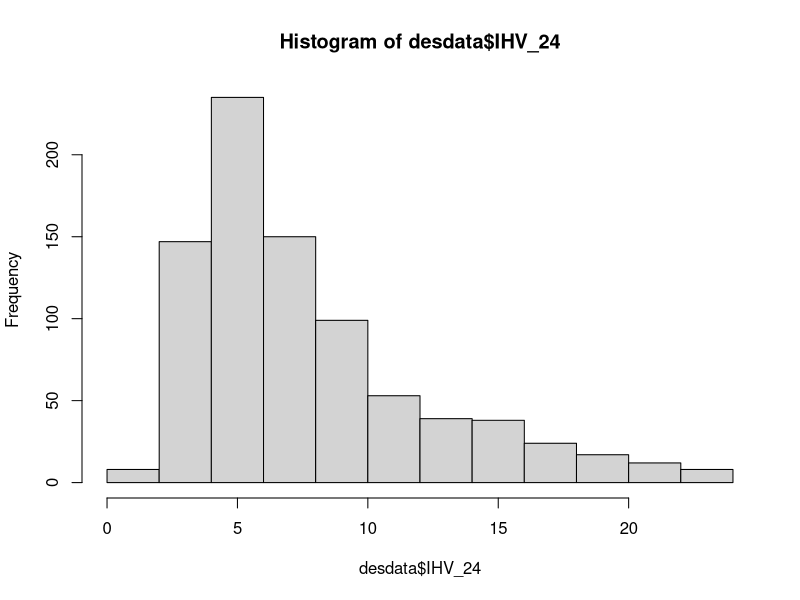
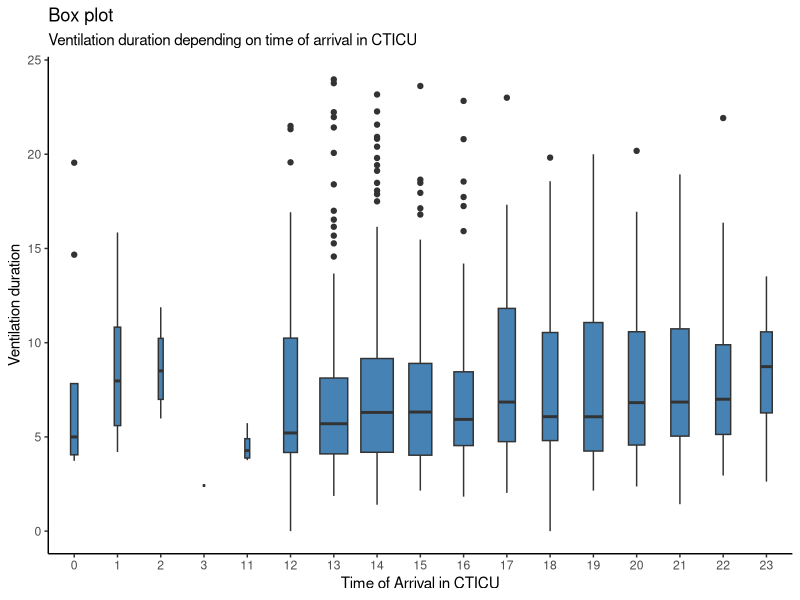
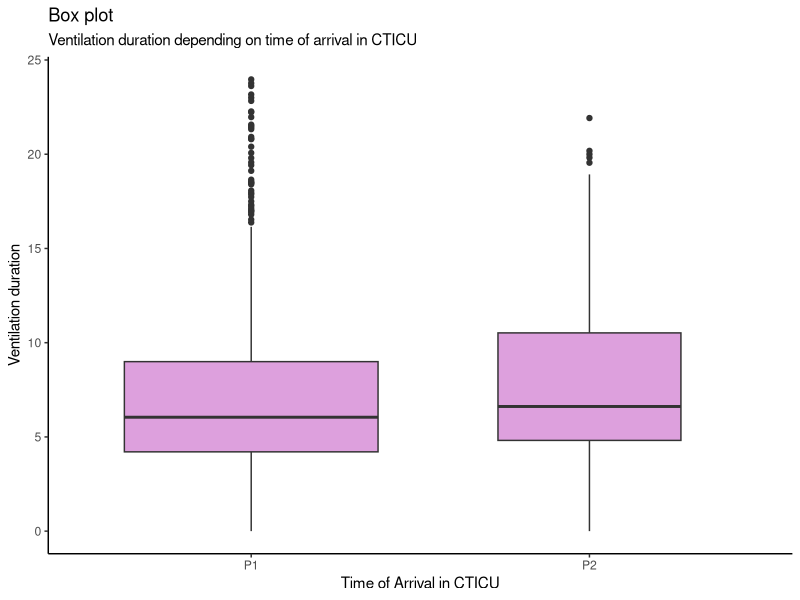
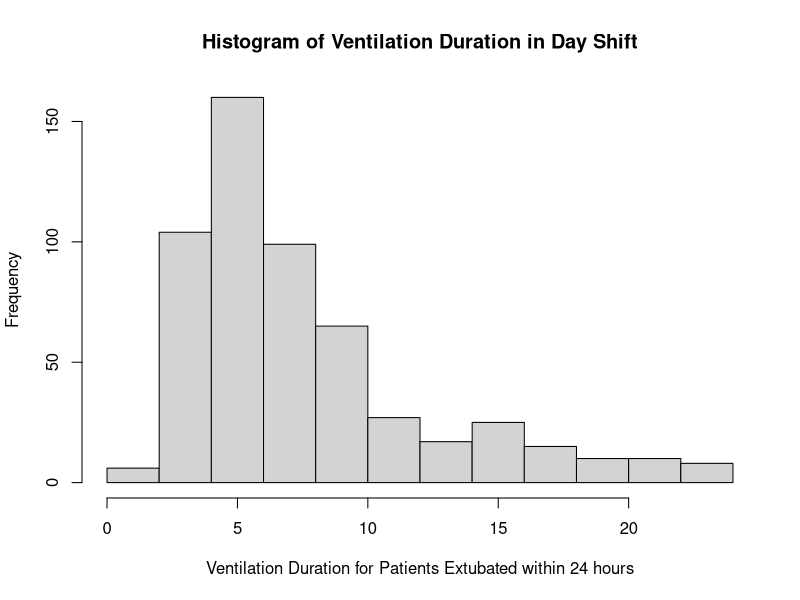
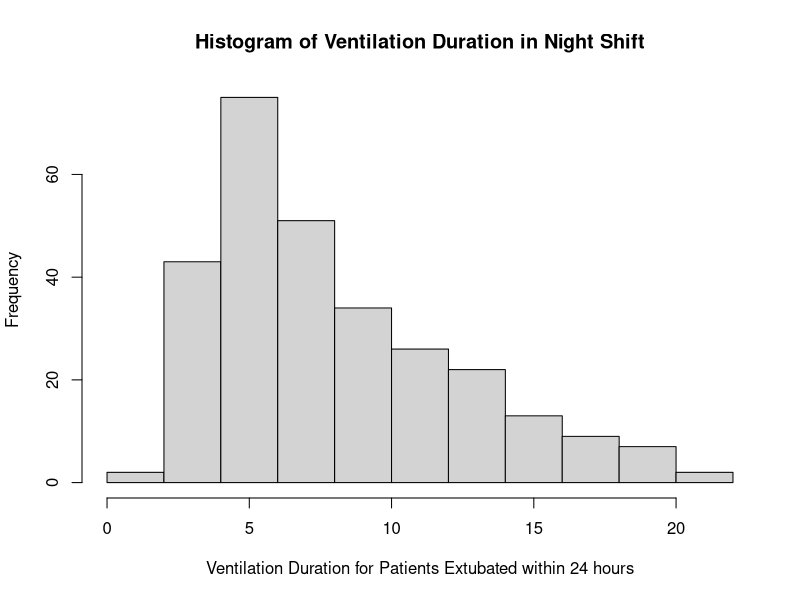
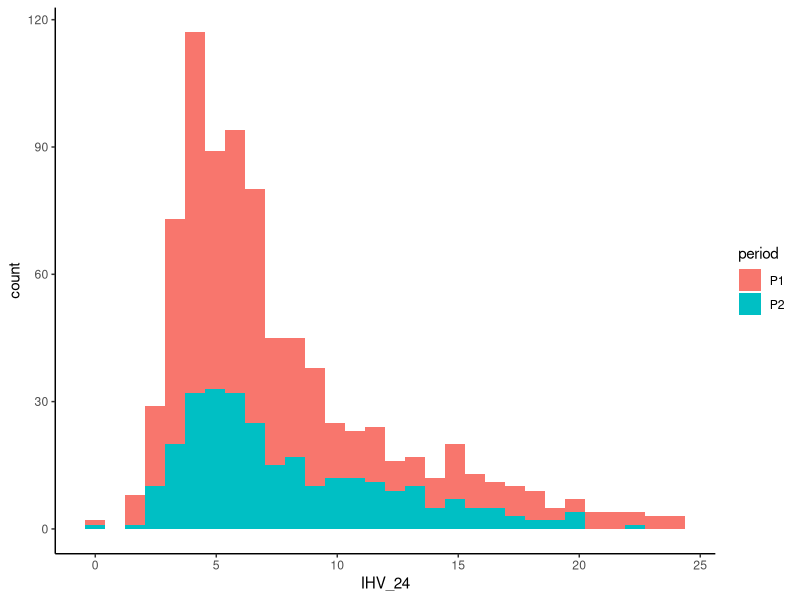
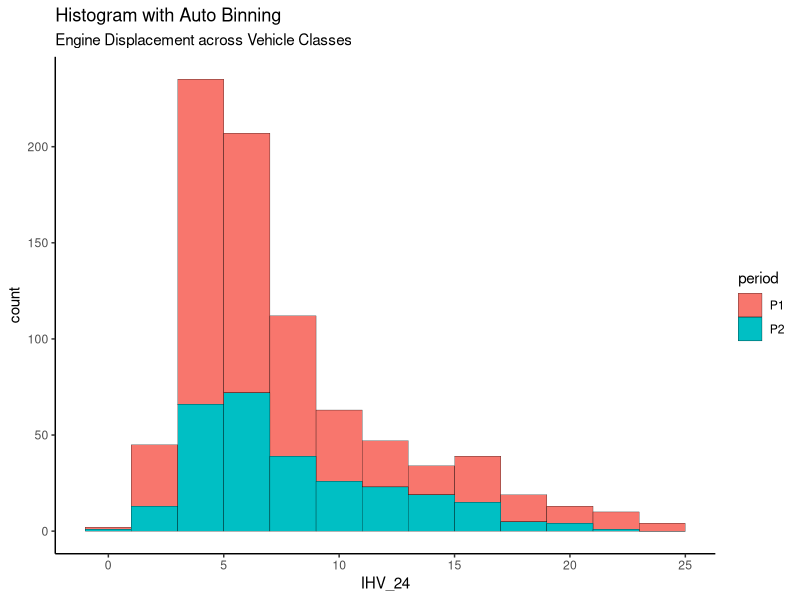
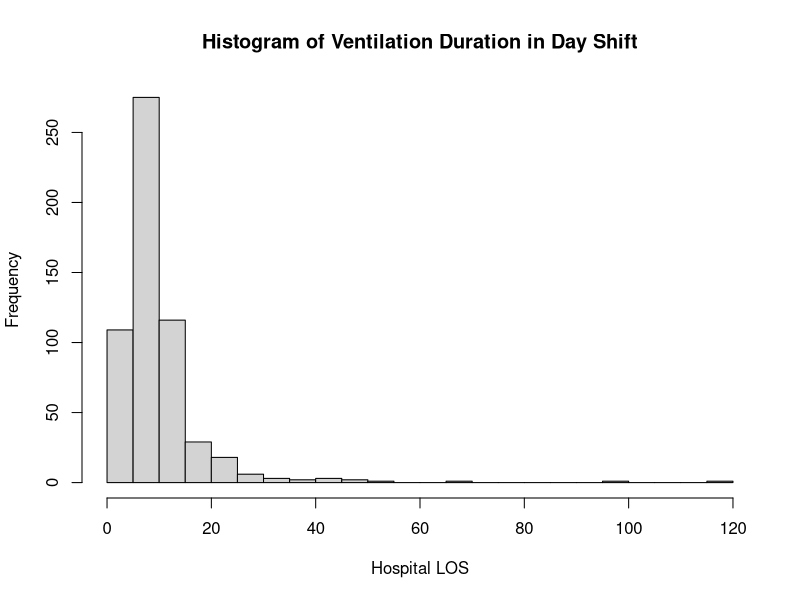

The R source for these figures, in order:
## ---- chunk 1
library(tidyverse)
library(readxl)
## ---- chunk 2
olddata <- read_excel("data/Master worksheet CTICU extubation times .xls", 
    sheet = "Master data", col_types = c("numeric", 
        "numeric", "text", "date", "date", 
        "date", "date", "text", "text", "numeric", 
        "numeric", "numeric", "numeric", 
        "text", "text", "text", "text", "text", 
        "text", "text", "text", "numeric", 
        "numeric", "numeric", "text", "text", 
        "text", "text", "text", "text", "text", 
        "text", "text", "text", "text", "text", 
        "numeric", "text", "numeric", "text", 
        "numeric", "numeric", "text", "text", 
        "text", "text", "date", "date", 
        "date", "date", "date", 
        "text", "numeric", "text", "numeric", 
        "numeric", "text", "numeric", "text", 
        "text", "numeric", "numeric", "text", 
        "text", "text", "text", "text", "numeric", 
        "numeric", "numeric", "numeric", 
        "numeric", "numeric", "numeric"))
## ---- chunk 3

rawdata <-  read_excel("data/new master data file 3 14 2019.xlsx", 
    col_types = c("text", "text", "date", 
        "date", "date", "numeric", "text", 
        "text", "numeric", "numeric", "numeric", 
        "numeric", "text", "text", "text", 
        "text", "text", "text", "text", "text", 
        "numeric", "numeric", "numeric", 
        "text", "text", "text", "text", "text", 
        "text", "text", "text", "text", "text", 
        "text", "text", "numeric", "text", 
        "numeric", "text", "numeric", "numeric", 
        "text", "text", "text", "text", "text", 
        "numeric", "text", "numeric", "date", 
        "date", "date", "date", 
        "date", "text", "numeric", "text", 
        "numeric", "numeric", "text", "numeric", 
        "text", "text", "numeric", "numeric", 
        "text", "text", "text", "text", "text", 
        "numeric", "numeric", "numeric", 
        "numeric", "numeric", "numeric", 
        "numeric", "text", "numeric", "numeric", 
        "numeric", "numeric", "numeric", 
        "numeric", "numeric", "text", "numeric"))


## ---- chunk 4
desdata <- rawdata %>% 
  separate("Surgery duration", into = c("Sdate", "Stime"), sep= " ") %>%
  separate("OR Exit Date And Time", into = c("OREdate", "OREtime"), sep= " ") %>%
  separate("OREtime", into = c("OREhour", "OREmin","OREsec"), sep= ":") %>%
  separate("Stime", into = c("Shour","Smin","Ssec"), sep= ":") %>% 
  mutate (Shour=as.numeric(Shour), Smin=as.numeric(Smin), Stime = Shour+ (Smin/60),
          OREhour = as.numeric(OREhour) ,
          period = ifelse (OREhour <18 & OREhour >=7,  "P1", "P2"),
          Ethnicity = NA,
          Reintub = coalesce(`Re-intubated During Hospital Stay`, `Postop Intubation/Reintubation During Hospital Stay`),
          Mor_disc = coalesce(`Mort-DC Status`,`Discharge / Mortality Status`)
          
          ) %>%

  rename(age = "Patient Age", 
         sex = "Sex", 
         BMI = "BMI", 
         PMM = "Predicted Morbidity or Mortality", 
         PRM = "Predicted Risk of Mortality", 
         PPV = "Predicted Prolonged Ventilation", 
         Reop = "Incidence",
         Urgent = "Status",
         Sug_Dur = "Stime",
         Pri_MI = "Prior MI",
         HF_w2w = "Heart Failure within 2 weeks",
         NYHA = "Classification-NYHA",
         smoker = "RF-Tobacco Use",
         lung = "RF-Chronic Lung Disease",
         PFT = "RF-Pulmonary Function Test",
         FEV = "RF-Forced Expiratory Volume Predicted",
         DLCOT = "DLCO Test Performed",
         DLCO = "DLCO Predicted",
         RFD = "RF-Renal Fail-Dialysis",
         PAD = "RF-Peripheral Arterial Disease",
         #Main outcome
         IHV = "Initial Hours Ventilated",
         #Secondary outcome
         Post_pneu = "Post-Op-Pulm-Pneumonia", 
         Post_throm = "Post-Op-Venous Thromboembolism-VTE",
         Post_stroke = "Post-Op-Neuro-Stroke Perm"  ,
         Re_ICU = "Readmission to ICU" ,
         Hos_LOS = "LOS-Admit-Discharge" , 
         ICU_LOS = "Total Hrs ICU",
         #Post-operative blood product transfusion 
         POBPT = "Blood Prod" ,                                        
         #Total blood transfusion units
         TBU = "Total units (all blood products)",      
         XCT = "Cross Clamp Time (min)",                             
         CPBT = "Cardiopulmonary Bypass Time"                        
         ) %>% 
  select(age,
       sex,
       Ethnicity,
       BMI, 
       PMM , 
       PRM , 
       PPV,
       Reop ,
       Urgent ,
       Sug_Dur ,
       Pri_MI ,
       HF_w2w ,
       NYHA ,
       smoker,
       lung,
       PFT,
       FEV,
       DLCOT ,
       DLCO,
       RFD ,
       PAD,
       OREhour,
       IHV,
       period,
       # secondary outcome
       Reintub, 
       Post_pneu, 
       Post_throm ,
       Post_stroke ,
       Re_ICU , 
       Hos_LOS, 
       ICU_LOS, 
       Mor_disc,
       # new variables added by new dataset 
       POBPT,
       TBU,
       XCT,
       CPBT
       ) %>% 
  mutate(IHV_24 = IHV)

        


# combine ethnicity

desdata$Ethnicity[rawdata$`Race - White` == "Yes"] = "White"
desdata$Ethnicity[rawdata$`Race - Black / African American` == "Yes"] = "Black"
desdata$Ethnicity[rawdata$`Race - Asian` == "Yes"] = "Asian"
desdata$Ethnicity[rawdata$`Race - American Indian / Alaskan Native` == "Yes"] = "American Indian"
desdata$Ethnicity[rawdata$`Race - Native Hawaiian / Pacific Islander` == "Yes"] = "Hawaiian"
desdata$Ethnicity[rawdata$`Race - Other` == "Yes"] = "Other"
desdata$Ethnicity[rawdata$`Race Documented` == "No"] = "No document"
## ---- chunk 5
desdata <- desdata %>% mutate( IHV_24 = IHV)
desdata$IHV_24[desdata$IHV>24] = NA 

glmdata <- desdata

glmdata$Ethnicity[glmdata$Ethnicity == "No document"] <- NA
glmdata$Ethnicity <- as.factor(glmdata$Ethnicity) %>%
  relevel(glmdata$Ethnicity, ref="White")

glmdata <- glmdata %>% 
  mutate(Reop = ifelse(Reop == "First cardiovascular surgery", "Yes", "No"))

glmdata$Pri_MI[glmdata$Pri_MI == "Unknown"] <- NA

glmdata$smoker <- "Yes"
glmdata$smoker[desdata$smoker == "Smoking status unknown"] <- NA
glmdata$smoker[desdata$smoker == "Never smoker"] <- "No"

glmdata$HF_w2w[desdata$HF_w2w == "Unknown"] <- NA
glmdata$lung <- "Yes"
glmdata$lung[desdata$lung == "No"] <- "No"
glmdata$lung[desdata$lung == "Unknown"] <- NA
glmdata$PFT[desdata$PFT == "Unknown"] <- NA
glmdata$RFD[desdata$RFD == "Unknown"] <- NA
## ---- chunk 6
names(rawdata)
names(olddata)
names(desdata)
## ---- chunk 7
#desdata$sex[desdata$sex == "Not documented"] <- NA
length(desdata$sex)
sum(is.na(desdata$sex))
sum(is.na(desdata$sex)) / length(desdata$sex)
table(desdata$sex)

#table(desdata$sex) / length(desdata$sex)
paste(round(100*(table(desdata$sex) / 861), 2), "%", sep="")

length(desdata$sex[desdata$period == "P1"])
length(desdata$sex[desdata$period == "P2"])

sum(is.na(desdata$sex[desdata$period == "P1"]))
sum(is.na(desdata$sex[desdata$period == "P2"]))

table(desdata$sex[desdata$period == "P1"]) 
table(desdata$sex[desdata$period == "P2"]) 

#table(desdata$sex[desdata$period == "P1"]) / length(desdata$sex[desdata$period == "P1"])
paste(round(100*(table(desdata$sex[desdata$period == "P1"]) / length(desdata$sex[desdata$period == "P1"])), 2), "%", sep="")

#table(desdata$sex[desdata$period == "P2"]) / length(desdata$sex[desdata$period == "P2"])
paste(round(100*(table(desdata$sex[desdata$period == "P2"]) / length(desdata$sex[desdata$period == "P2"])), 2), "%", sep="")
chisq.test(desdata$sex,desdata$period, correct = FALSE)

## ---- chunk 8
glmdata$Ethnicity[glmdata$Ethnicity == "No document"] <- NA
glmdata$Ethnicity <- as.factor(glmdata$Ethnicity) %>%
  relevel(glmdata$Ethnicity, ref="White")

length(glmdata$Ethnicity)
sum(is.na(glmdata$Ethnicity))
sum(is.na(glmdata$Ethnicity)) / length(glmdata$Ethnicity)
table(glmdata$Ethnicity)

#table(glmdata$Ethnicity) / length(glmdata$Ethnicity)
paste(round(100*(table(glmdata$Ethnicity) / 861), 2), "%", sep="")

length(glmdata$Ethnicity[glmdata$period == "P1"])
length(glmdata$Ethnicity[glmdata$period == "P2"])

sum(is.na(glmdata$Ethnicity[glmdata$period == "P1"]))
sum(is.na(glmdata$Ethnicity[glmdata$period == "P2"]))

table(glmdata$Ethnicity[glmdata$period == "P1"]) 
table(glmdata$Ethnicity[glmdata$period == "P2"]) 

#table(glmdata$Ethnicity[glmdata$period == "P1"]) / length(glmdata$Ethnicity[glmdata$period == "P1"])
paste(round(100*(table(glmdata$Ethnicity[glmdata$period == "P1"]) / length(glmdata$Ethnicity[glmdata$period == "P1"])), 2), "%", sep="")

#table(glmdata$Ethnicity[glmdata$period == "P2"]) / length(glmdata$Ethnicity[glmdata$period == "P2"])
paste(round(100*(table(glmdata$Ethnicity[glmdata$period == "P2"]) / length(glmdata$Ethnicity[glmdata$period == "P2"])), 2), "%", sep="")


chisq.test(glmdata$Ethnicity,glmdata$period, correct = FALSE)
## ---- chunk 9


length(glmdata$Reop)
sum(is.na(glmdata$Reop))
sum(is.na(glmdata$Reop)) / length(glmdata$Reop)
table(glmdata$Reop)

#table(glmdata$Reop) / length(glmdata$Reop)
paste(round(100*(table(glmdata$Reop) / (length(na.omit(glmdata$Reop)))), 2), "%", sep="")

length(na.omit(glmdata$Reop[glmdata$period == "P1"]))
length(na.omit(glmdata$Reop[glmdata$period == "P2"]))

sum(is.na(glmdata$Reop[glmdata$period == "P1"]))
sum(is.na(glmdata$Reop[glmdata$period == "P2"]))

table(glmdata$Reop[glmdata$period == "P1"]) 
table(glmdata$Reop[glmdata$period == "P2"]) 

#table(glmdata$Reop[glmdata$period == "P1"]) / length(glmdata$Reop[glmdata$period == "P1"])
paste(round(100*(table(glmdata$Reop[glmdata$period == "P1"]) / length(na.omit(glmdata$Reop[glmdata$period == "P1"]))), 2), "%", sep="")

#table(glmdata$Reop[glmdata$period == "P2"]) / length(glmdata$Reop[glmdata$period == "P2"])
paste(round(100*(table(glmdata$Reop[glmdata$period == "P2"]) / length(na.omit(glmdata$Reop[glmdata$period == "P2"]))), 2), "%", sep="")



fisher.test(glmdata$Reop,glmdata$period)
## ---- chunk 10
#desdata$Urgent[desdata$Urgent == "Not documented"] <- NA
length(desdata$Urgent)
sum(is.na(desdata$Urgent))
sum(is.na(desdata$Urgent)) / length(desdata$Urgent)
table(desdata$Urgent)

#table(desdata$Urgent) / length(desdata$Urgent)
paste(round(100*(table(desdata$Urgent) / 861), 2), "%", sep="")

length(desdata$Urgent[desdata$period == "P1"])
length(desdata$Urgent[desdata$period == "P2"])

sum(is.na(desdata$Urgent[desdata$period == "P1"]))
sum(is.na(desdata$Urgent[desdata$period == "P2"]))

table(desdata$Urgent[desdata$period == "P1"]) 
table(desdata$Urgent[desdata$period == "P2"]) 

#table(desdata$Urgent[desdata$period == "P1"]) / length(desdata$Urgent[desdata$period == "P1"])
paste(round(100*(table(desdata$Urgent[desdata$period == "P1"]) / length(desdata$Urgent[desdata$period == "P1"])), 2), "%", sep="")

#table(desdata$Urgent[desdata$period == "P2"]) / length(desdata$Urgent[desdata$period == "P2"])
paste(round(100*(table(desdata$Urgent[desdata$period == "P2"]) / length(desdata$Urgent[desdata$period == "P2"])), 2), "%", sep="")


chisq.test(desdata$Urgent,desdata$period, correct = FALSE)
## ---- chunk 11

length(glmdata$Pri_MI)
sum(is.na(glmdata$Pri_MI))
sum(is.na(glmdata$Pri_MI)) / length(glmdata$Pri_MI)
table(glmdata$Pri_MI)

#table(glmdata$Pri_MI) / length(glmdata$Pri_MI)
paste(round(100*(table(glmdata$Pri_MI) / (length(na.omit(glmdata$Pri_MI)))), 2), "%", sep="")

length(na.omit(glmdata$Pri_MI[glmdata$period == "P1"]))
length(na.omit(glmdata$Pri_MI[glmdata$period == "P2"]))

sum(is.na(glmdata$Pri_MI[glmdata$period == "P1"]))
sum(is.na(glmdata$Pri_MI[glmdata$period == "P2"]))

table(glmdata$Pri_MI[glmdata$period == "P1"]) 
table(glmdata$Pri_MI[glmdata$period == "P2"]) 

#table(glmdata$Pri_MI[glmdata$period == "P1"]) / length(glmdata$Pri_MI[glmdata$period == "P1"])
paste(round(100*(table(glmdata$Pri_MI[glmdata$period == "P1"]) / length(na.omit(glmdata$Pri_MI[glmdata$period == "P1"]))), 2), "%", sep="")

#table(glmdata$Pri_MI[glmdata$period == "P2"]) / length(glmdata$Pri_MI[glmdata$period == "P2"])
paste(round(100*(table(glmdata$Pri_MI[glmdata$period == "P2"]) / length(na.omit(glmdata$Pri_MI[glmdata$period == "P2"]))), 2), "%", sep="")

chisq.test(glmdata$Pri_MI,glmdata$period, correct = FALSE)
## ---- chunk 12

length(desdata$HF_w2w)
sum(is.na(desdata$HF_w2w))
sum(is.na(desdata$HF_w2w)) / length(desdata$HF_w2w)
table(desdata$HF_w2w)

#table(desdata$HF_w2w) / length(desdata$HF_w2w)
paste(round(100*(table(desdata$HF_w2w) / 861), 2), "%", sep="")

length(desdata$HF_w2w[desdata$period == "P1"])
length(desdata$HF_w2w[desdata$period == "P2"])

sum(is.na(desdata$HF_w2w[desdata$period == "P1"]))
sum(is.na(desdata$HF_w2w[desdata$period == "P2"]))

table(desdata$HF_w2w[desdata$period == "P1"]) 
table(desdata$HF_w2w[desdata$period == "P2"]) 

#table(desdata$HF_w2w[desdata$period == "P1"]) / length(desdata$HF_w2w[desdata$period == "P1"])
paste(round(100*(table(desdata$HF_w2w[desdata$period == "P1"]) / length(desdata$HF_w2w[desdata$period == "P1"])), 2), "%", sep="")

#table(desdata$HF_w2w[desdata$period == "P2"]) / length(desdata$HF_w2w[desdata$period == "P2"])
paste(round(100*(table(desdata$HF_w2w[desdata$period == "P2"]) / length(desdata$HF_w2w[desdata$period == "P2"])), 2), "%", sep="")
chisq.test(desdata$HF_w2w,desdata$period, correct = FALSE)
## ---- chunk 13
#desdata$NYHA[desdata$NYHA == "Not documented"] <- NA
length(desdata$NYHA)
sum(is.na(desdata$NYHA))
sum(is.na(desdata$NYHA)) / length(desdata$NYHA)
table(desdata$NYHA)

#table(desdata$NYHA) / length(desdata$NYHA)
paste(round(100*(table(desdata$NYHA) / 861), 2), "%", sep="")

length(desdata$NYHA[desdata$period == "P1"])
length(desdata$NYHA[desdata$period == "P2"])

sum(is.na(desdata$NYHA[desdata$period == "P1"]))
sum(is.na(desdata$NYHA[desdata$period == "P2"]))

table(desdata$NYHA[desdata$period == "P1"]) 
table(desdata$NYHA[desdata$period == "P2"]) 

#table(desdata$NYHA[desdata$period == "P1"]) / length(desdata$NYHA[desdata$period == "P1"])
paste(round(100*(table(desdata$NYHA[desdata$period == "P1"]) / length(desdata$NYHA[desdata$period == "P1"])), 2), "%", sep="")

#table(desdata$NYHA[desdata$period == "P2"]) / length(desdata$NYHA[desdata$period == "P2"])
paste(round(100*(table(desdata$NYHA[desdata$period == "P2"]) / length(desdata$NYHA[desdata$period == "P2"])), 2), "%", sep="")

## ---- chunk 14

length(glmdata$smoker)
sum(is.na(glmdata$smoker))
sum(is.na(glmdata$smoker)) / length(glmdata$smoker)
table(glmdata$smoker)

#table(glmdata$smoker) / length(glmdata$smoker)
paste(round(100*(table(glmdata$smoker) / (length(na.omit(glmdata$smoker)))), 2), "%", sep="")

length(na.omit(glmdata$smoker[glmdata$period == "P1"]))
length(na.omit(glmdata$smoker[glmdata$period == "P2"]))

sum(is.na(glmdata$smoker[glmdata$period == "P1"]))
sum(is.na(glmdata$smoker[glmdata$period == "P2"]))

table(glmdata$smoker[glmdata$period == "P1"]) 
table(glmdata$smoker[glmdata$period == "P2"]) 

#table(glmdata$smoker[glmdata$period == "P1"]) / length(glmdata$smoker[glmdata$period == "P1"])
paste(round(100*(table(glmdata$smoker[glmdata$period == "P1"]) / length(na.omit(glmdata$smoker[glmdata$period == "P1"]))), 2), "%", sep="")

#table(glmdata$smoker[glmdata$period == "P2"]) / length(glmdata$smoker[glmdata$period == "P2"])
paste(round(100*(table(glmdata$smoker[glmdata$period == "P2"]) / length(na.omit(glmdata$smoker[glmdata$period == "P2"]))), 2), "%", sep="")

chisq.test(glmdata$smoker,glmdata$period, correct = FALSE)
## ---- chunk 15
length(glmdata$lung)
sum(is.na(glmdata$lung))
sum(is.na(glmdata$lung)) / length(glmdata$lung)
table(glmdata$lung)

#table(glmdata$lung) / length(glmdata$lung)
paste(round(100*(table(glmdata$lung) / 861), 2), "%", sep="")

length(glmdata$lung[glmdata$period == "P1"])
length(glmdata$lung[glmdata$period == "P2"])

sum(is.na(glmdata$lung[glmdata$period == "P1"]))
sum(is.na(glmdata$lung[glmdata$period == "P2"]))

table(glmdata$lung[glmdata$period == "P1"]) 
table(glmdata$lung[glmdata$period == "P2"]) 

#table(glmdata$lung[glmdata$period == "P1"]) / length(glmdata$lung[glmdata$period == "P1"])
paste(round(100*(table(glmdata$lung[glmdata$period == "P1"]) / length(glmdata$lung[glmdata$period == "P1"])), 2), "%", sep="")

#table(glmdata$lung[glmdata$period == "P2"]) / length(glmdata$lung[glmdata$period == "P2"])
paste(round(100*(table(glmdata$lung[glmdata$period == "P2"]) / length(glmdata$lung[glmdata$period == "P2"])), 2), "%", sep="")

chisq.test(glmdata$lung,glmdata$period, correct = FALSE)
## ---- chunk 16

length(glmdata$PFT)
sum(is.na(glmdata$PFT))
sum(is.na(glmdata$PFT)) / length(glmdata$PFT)
table(glmdata$PFT)

#table(glmdata$PFT) / length(glmdata$PFT)
paste(round(100*(table(glmdata$PFT) / 861), 2), "%", sep="")

length(glmdata$PFT[glmdata$period == "P1"])
length(glmdata$PFT[glmdata$period == "P2"])

sum(is.na(glmdata$PFT[glmdata$period == "P1"]))
sum(is.na(glmdata$PFT[glmdata$period == "P2"]))

table(glmdata$PFT[glmdata$period == "P1"]) 
table(glmdata$PFT[glmdata$period == "P2"]) 

#table(glmdata$PFT[glmdata$period == "P1"]) / length(glmdata$PFT[glmdata$period == "P1"])
paste(round(100*(table(glmdata$PFT[glmdata$period == "P1"]) / length(glmdata$PFT[glmdata$period == "P1"])), 2), "%", sep="")

#table(glmdata$PFT[glmdata$period == "P2"]) / length(glmdata$PFT[glmdata$period == "P2"])
paste(round(100*(table(glmdata$PFT[glmdata$period == "P2"]) / length(glmdata$PFT[glmdata$period == "P2"])), 2), "%", sep="")

chisq.test(glmdata$PFT,glmdata$period, correct = FALSE)
## ---- chunk 17
#desdata$DLCOT[desdata$DLCOT == "Not documented"] <- NA
length(desdata$DLCOT)
sum(is.na(desdata$DLCOT))
sum(is.na(desdata$DLCOT)) / length(desdata$DLCOT)
table(desdata$DLCOT)

#table(desdata$DLCOT) / length(desdata$DLCOT)
paste(round(100*(table(desdata$DLCOT) / 861), 2), "%", sep="")

length(desdata$DLCOT[desdata$period == "P1"])
length(desdata$DLCOT[desdata$period == "P2"])

sum(is.na(desdata$DLCOT[desdata$period == "P1"]))
sum(is.na(desdata$DLCOT[desdata$period == "P2"]))

table(desdata$DLCOT[desdata$period == "P1"]) 
table(desdata$DLCOT[desdata$period == "P2"]) 

#table(desdata$DLCOT[desdata$period == "P1"]) / length(desdata$DLCOT[desdata$period == "P1"])
paste(round(100*(table(desdata$DLCOT[desdata$period == "P1"]) / length(desdata$DLCOT[desdata$period == "P1"])), 2), "%", sep="")

#table(desdata$DLCOT[desdata$period == "P2"]) / length(desdata$DLCOT[desdata$period == "P2"])
paste(round(100*(table(desdata$DLCOT[desdata$period == "P2"]) / length(desdata$DLCOT[desdata$period == "P2"])), 2), "%", sep="")
## ---- chunk 18

length(glmdata$RFD)
sum(is.na(glmdata$RFD))
sum(is.na(glmdata$RFD)) / length(glmdata$RFD)
table(glmdata$RFD)

#table(glmdata$RFD) / length(glmdata$RFD)
paste(round(100*(table(glmdata$RFD) / 861), 2), "%", sep="")

length(glmdata$RFD[glmdata$period == "P1"])
length(glmdata$RFD[glmdata$period == "P2"])

sum(is.na(glmdata$RFD[glmdata$period == "P1"]))
sum(is.na(glmdata$RFD[glmdata$period == "P2"]))

table(glmdata$RFD[glmdata$period == "P1"]) 
table(glmdata$RFD[glmdata$period == "P2"]) 

#table(glmdata$RFD[glmdata$period == "P1"]) / length(glmdata$RFD[glmdata$period == "P1"])
paste(round(100*(table(glmdata$RFD[glmdata$period == "P1"]) / length(glmdata$RFD[glmdata$period == "P1"])), 2), "%", sep="")

#table(glmdata$RFD[glmdata$period == "P2"]) / length(glmdata$RFD[glmdata$period == "P2"])
paste(round(100*(table(glmdata$RFD[glmdata$period == "P2"]) / length(glmdata$RFD[glmdata$period == "P2"])), 2), "%", sep="")

chisq.test(glmdata$RFD,glmdata$period, correct = FALSE)
## ---- chunk 19
#desdata$PAD[desdata$PAD == "Not documented"] <- NA
length(desdata$PAD)
sum(is.na(desdata$PAD))
sum(is.na(desdata$PAD)) / length(desdata$PAD)
table(desdata$PAD)

#table(desdata$PAD) / length(desdata$PAD)
paste(round(100*(table(desdata$PAD) / 861), 2), "%", sep="")

length(desdata$PAD[desdata$period == "P1"])
length(desdata$PAD[desdata$period == "P2"])

sum(is.na(desdata$PAD[desdata$period == "P1"]))
sum(is.na(desdata$PAD[desdata$period == "P2"]))

table(desdata$PAD[desdata$period == "P1"]) 
table(desdata$PAD[desdata$period == "P2"]) 

#table(desdata$PAD[desdata$period == "P1"]) / length(desdata$PAD[desdata$period == "P1"])
paste(round(100*(table(desdata$PAD[desdata$period == "P1"]) / length(desdata$PAD[desdata$period == "P1"])), 2), "%", sep="")

#table(desdata$PAD[desdata$period == "P2"]) / length(desdata$PAD[desdata$period == "P2"])
paste(round(100*(table(desdata$PAD[desdata$period == "P2"]) / length(desdata$PAD[desdata$period == "P2"])), 2), "%", sep="")

chisq.test(glmdata$PAD,glmdata$period, correct = FALSE)
## ---- chunk 20




length(glmdata$POBPT )
sum(is.na(glmdata$POBPT ))
sum(is.na(glmdata$POBPT )) / length(glmdata$POBPT )
table(glmdata$POBPT )

#table(glmdata$POBPT ) / length(glmdata$POBPT )
paste(round(100*(table(glmdata$POBPT ) / (length(na.omit(glmdata$POBPT )))), 2), "%", sep="")

length(na.omit(glmdata$POBPT [glmdata$period == "P1"]))
length(na.omit(glmdata$POBPT [glmdata$period == "P2"]))

sum(is.na(glmdata$POBPT [glmdata$period == "P1"]))
sum(is.na(glmdata$POBPT [glmdata$period == "P2"]))

table(glmdata$POBPT [glmdata$period == "P1"]) 
table(glmdata$POBPT [glmdata$period == "P2"]) 

#table(glmdata$POBPT [glmdata$period == "P1"]) / length(glmdata$POBPT [glmdata$period == "P1"])
paste(round(100*(table(glmdata$POBPT [glmdata$period == "P1"]) / length(na.omit(glmdata$POBPT [glmdata$period == "P1"]))), 2), "%", sep="")

#table(glmdata$POBPT [glmdata$period == "P2"]) / length(glmdata$POBPT [glmdata$period == "P2"])
paste(round(100*(table(glmdata$POBPT [glmdata$period == "P2"]) / length(na.omit(glmdata$POBPT [glmdata$period == "P2"]))), 2), "%", sep="")

chisq.test(glmdata$POBPT ,glmdata$period, correct = FALSE)

## ---- chunk 21
desdata$age[desdata$period == "P1"] %>% na.omit() %>% length()
summary(desdata$age[desdata$period == "P1"])
desdata$age[desdata$period == "P1"] %>% na.omit() %>% sd()
desdata$age[desdata$period == "P2"] %>% na.omit() %>% length()
summary(desdata$age[desdata$period == "P2"])
desdata$age[desdata$period == "P2"] %>% na.omit() %>% sd()
desdata$age %>% na.omit() %>% length()
summary(desdata$age)
desdata$age %>% na.omit() %>% sd()
## ---- chunk 22
var.test(desdata$age[desdata$period == "P2"], desdata$age[desdata$period == "P1"])
t.test(x= desdata$age[desdata$period == "P1"], y = desdata$age[desdata$period == "P2"], paired = FALSE, var.equal = TRUE, conf.level = 0.95)
## ---- chunk 23
desdata$PMM[desdata$period == "P1"] %>% na.omit() %>% length()
summary(desdata$PMM[desdata$period == "P1"])
desdata$PMM[desdata$period == "P1"] %>% na.omit() %>% sd()
desdata$PMM[desdata$period == "P2"] %>% na.omit() %>% length()
summary(desdata$PMM[desdata$period == "P2"])
desdata$PMM[desdata$period == "P2"] %>% na.omit() %>% sd()
desdata$PMM %>% na.omit() %>% length()
summary(desdata$PMM)
desdata$PMM %>% na.omit() %>% sd()
## ---- chunk 24
var.test(desdata$PMM[desdata$period == "P2"], desdata$PMM[desdata$period == "P1"])
t.test(x= desdata$PMM[desdata$period == "P1"], y = desdata$PMM[desdata$period == "P2"], paired = FALSE, var.equal = FALSE, conf.level = 0.95)
## ---- chunk 25
desdata$PRM[desdata$period == "P1"] %>% na.omit() %>% length()
summary(desdata$PRM[desdata$period == "P1"])
desdata$PRM[desdata$period == "P1"] %>% na.omit() %>% sd()
desdata$PRM[desdata$period == "P2"] %>% na.omit() %>% length()
summary(desdata$PRM[desdata$period == "P2"])
desdata$PRM[desdata$period == "P2"] %>% na.omit() %>% sd()
desdata$PRM %>% na.omit() %>% length()
summary(desdata$PRM)
desdata$PRM %>% na.omit() %>% sd()
## ---- chunk 26
var.test(desdata$PRM[desdata$period == "P2"], desdata$PRM[desdata$period == "P1"])
t.test(x= desdata$PRM[desdata$period == "P1"], y = desdata$PRM[desdata$period == "P2"], paired = FALSE, var.equal = TRUE, conf.level = 0.95)
## ---- chunk 27
desdata$PPV[desdata$period == "P1"] %>% na.omit() %>% length()
summary(desdata$PPV[desdata$period == "P1"])
desdata$PPV[desdata$period == "P1"] %>% na.omit() %>% sd()
desdata$PPV[desdata$period == "P2"] %>% na.omit() %>% length()
summary(desdata$PPV[desdata$period == "P2"])
desdata$PPV[desdata$period == "P2"] %>% na.omit() %>% sd()
desdata$PPV %>% na.omit() %>% length()
summary(desdata$PPV)
desdata$PPV %>% na.omit() %>% sd()
## ---- chunk 28
var.test(desdata$PPV[desdata$period == "P2"], desdata$PPV[desdata$period == "P1"])
t.test(x= desdata$PPV[desdata$period == "P1"], y = desdata$PPV[desdata$period == "P2"], paired = FALSE, var.equal = TRUE, conf.level = 0.95)
## ---- chunk 29
desdata$Sug_Dur[desdata$period == "P1"] %>% na.omit() %>% length()
summary(desdata$Sug_Dur[desdata$period == "P1"])
desdata$Sug_Dur[desdata$period == "P1"] %>% na.omit() %>% sd()
desdata$Sug_Dur[desdata$period == "P2"] %>% na.omit() %>% length()
summary(desdata$Sug_Dur[desdata$period == "P2"])
desdata$Sug_Dur[desdata$period == "P2"] %>% na.omit() %>% sd()
desdata$Sug_Dur %>% na.omit() %>% length()
summary(desdata$Sug_Dur)
desdata$Sug_Dur %>% na.omit() %>% sd()
## ---- chunk 30
var.test(desdata$Sug_Dur[desdata$period == "P2"], desdata$Sug_Dur[desdata$period == "P1"])
t.test(x= desdata$Sug_Dur[desdata$period == "P1"], y = desdata$Sug_Dur[desdata$period == "P2"], paired = FALSE, var.equal = FALSE, conf.level = 0.95)
## ---- chunk 31
desdata$FEV[desdata$period == "P1"] %>% na.omit() %>% length()
summary(desdata$FEV[desdata$period == "P1"])
desdata$FEV[desdata$period == "P1"] %>% na.omit() %>% sd()
desdata$FEV[desdata$period == "P2"] %>% na.omit() %>% length()
summary(desdata$FEV[desdata$period == "P2"])
desdata$FEV[desdata$period == "P2"] %>% na.omit() %>% sd()
desdata$FEV %>% na.omit() %>% length()
summary(desdata$FEV)
desdata$FEV %>% na.omit() %>% sd()
## ---- chunk 32
var.test(desdata$FEV[desdata$period == "P2"], desdata$FEV[desdata$period == "P1"])
t.test(x= desdata$FEV[desdata$period == "P1"], y = desdata$FEV[desdata$period == "P2"], paired = FALSE, var.equal = TRUE, conf.level = 0.95)
## ---- chunk 33
desdata$DLCO[desdata$period == "P1"] %>% na.omit() %>% length()
summary(desdata$DLCO[desdata$period == "P1"])
desdata$DLCO[desdata$period == "P1"] %>% na.omit() %>% sd()
desdata$DLCO[desdata$period == "P2"] %>% na.omit() %>% length()
summary(desdata$DLCO[desdata$period == "P2"])
desdata$DLCO[desdata$period == "P2"] %>% na.omit() %>% sd()
desdata$DLCO %>% na.omit() %>% length()
summary(desdata$DLCO)
desdata$DLCO %>% na.omit() %>% sd()
## ---- chunk 34
var.test(desdata$DLCO[desdata$period == "P2"], desdata$DLCO[desdata$period == "P1"])
t.test(x= desdata$DLCO[desdata$period == "P1"], y = desdata$DLCO[desdata$period == "P2"], paired = FALSE, var.equal = TRUE, conf.level = 0.95)
## ---- chunk 35
desdata$TBU[desdata$period == "P1"] %>% na.omit() %>% length()
summary(desdata$TBU[desdata$period == "P1"])
desdata$TBU[desdata$period == "P1"] %>% na.omit() %>% sd()
desdata$TBU[desdata$period == "P2"] %>% na.omit() %>% length()
summary(desdata$TBU[desdata$period == "P2"])
desdata$TBU[desdata$period == "P2"] %>% na.omit() %>% sd()
desdata$TBU %>% na.omit() %>% length()
summary(desdata$TBU)
desdata$TBU %>% na.omit() %>% sd()
## ---- chunk 36
var.test(desdata$TBU[desdata$period == "P2"], desdata$TBU[desdata$period == "P1"])
t.test(x= desdata$TBU[desdata$period == "P1"], y = desdata$TBU[desdata$period == "P2"], paired = FALSE, var.equal = TRUE, conf.level = 0.95)
## ---- chunk 37
desdata$XCT[desdata$period == "P1"] %>% na.omit() %>% length()
summary(desdata$XCT[desdata$period == "P1"])
desdata$XCT[desdata$period == "P1"] %>% na.omit() %>% sd()
desdata$XCT[desdata$period == "P2"] %>% na.omit() %>% length()
summary(desdata$XCT[desdata$period == "P2"])
desdata$XCT[desdata$period == "P2"] %>% na.omit() %>% sd()
desdata$XCT %>% na.omit() %>% length()
summary(desdata$XCT)
desdata$XCT %>% na.omit() %>% sd()
## ---- chunk 38
var.test(desdata$XCT[desdata$period == "P2"], desdata$XCT[desdata$period == "P1"])
t.test(x= desdata$XCT[desdata$period == "P1"], y = desdata$XCT[desdata$period == "P2"], paired = FALSE, var.equal = TRUE, conf.level = 0.95)
## ---- chunk 39
desdata$CPBT[desdata$period == "P1"] %>% na.omit() %>% length()
summary(desdata$CPBT[desdata$period == "P1"])
desdata$CPBT[desdata$period == "P1"] %>% na.omit() %>% sd()
desdata$CPBT[desdata$period == "P2"] %>% na.omit() %>% length()
summary(desdata$CPBT[desdata$period == "P2"])
desdata$CPBT[desdata$period == "P2"] %>% na.omit() %>% sd()
desdata$CPBT %>% na.omit() %>% length()
summary(desdata$CPBT)
desdata$CPBT %>% na.omit() %>% sd()
## ---- chunk 40
var.test(desdata$CPBT[desdata$period == "P2"], desdata$CPBT[desdata$period == "P1"])
t.test(x= desdata$CPBT[desdata$period == "P1"], y = desdata$CPBT[desdata$period == "P2"], paired = FALSE, var.equal = TRUE, conf.level = 0.95)
## ---- chunk 41
desdata$IHV[desdata$period == "P1"] %>% na.omit() %>% length()
summary(desdata$IHV[desdata$period == "P1"])
desdata$IHV[desdata$period == "P1"] %>% na.omit() %>% sd()
desdata$IHV[desdata$period == "P2"] %>% na.omit() %>% length()
summary(desdata$IHV[desdata$period == "P2"])
desdata$IHV[desdata$period == "P2"] %>% na.omit() %>% sd()
desdata$IHV %>% na.omit() %>% length()
summary(desdata$IHV)
desdata$IHV %>% na.omit() %>% sd()
## ---- chunk 42
var.test(desdata$IHV[desdata$period == "P2"], desdata$IHV[desdata$period == "P1"])
t.test(x= desdata$IHV[desdata$period == "P1"], y = desdata$IHV[desdata$period == "P2"], paired = FALSE, var.equal = FALSE, conf.level = 0.95)
## ---- chunk 43


desdata$IHV_24[desdata$period == "P1"] %>% na.omit() %>% length()
summary(desdata$IHV_24[desdata$period == "P1"])
desdata$IHV_24[desdata$period == "P1"] %>% na.omit() %>% sd()
desdata$IHV_24[desdata$period == "P2"] %>% na.omit() %>% length()
summary(desdata$IHV_24[desdata$period == "P2"])
desdata$IHV_24[desdata$period == "P2"] %>% na.omit() %>% sd()
desdata$IHV_24 %>% na.omit() %>% length()
summary(desdata$IHV_24)
desdata$IHV_24 %>% na.omit() %>% sd()
## ---- chunk 44
var.test(desdata$IHV_24[desdata$period == "P2"], desdata$IHV_24[desdata$period == "P1"])
t.test(x= desdata$IHV_24[desdata$period == "P1"], y = desdata$IHV_24[desdata$period == "P2"], paired = FALSE, var.equal = TRUE, conf.level = 0.95)
## ---- chunk 45

library(ggplot2)
theme_set(theme_classic())

hist(desdata$IHV_24, breaks = 12, plot = TRUE, freq = TRUE)


plotdata <- desdata %>% mutate(OREhour = as.factor(OREhour))
g <- ggplot(plotdata, aes(plotdata$OREhour, plotdata$IHV_24))
g + geom_boxplot(varwidth=T, fill="steelblue") + 
    labs(title="Box plot", 
         subtitle="Ventilation duration depending on time of arrival in CTICU",
         x="Time of Arrival in CTICU",
         y="Ventilation duration" )

gg <- ggplot(desdata, aes(desdata$period, desdata$IHV_24))
gg + geom_boxplot(varwidth=T, fill="plum") + 
    labs(title="Box plot", 
         subtitle="Ventilation duration depending on time of arrival in CTICU",
         x="Time of Arrival in CTICU",
         y="Ventilation duration" )
## ---- chunk 46

par(mfrow=c(1,1))
hist(desdata$IHV_24[desdata$period == "P1"], main = "Histogram of Ventilation Duration in Day Shift", xlab = "Ventilation Duration for Patients Extubated within 24 hours")
hist(desdata$IHV_24[desdata$period == "P2"], main = "Histogram of Ventilation Duration in Night Shift", xlab = "Ventilation Duration for Patients Extubated within 24 hours")

## ---- chunk 47
g1 <- ggplot(desdata, aes(IHV_24, fill=period))

g1 + geom_histogram()

g1 + geom_histogram(position = ,
                   binwidth = 2, 
                   col="black", 
                   size=.1) +  # change binwidth
  labs(title="Histogram with Auto Binning", 
       subtitle="Engine Displacement across Vehicle Classes")  
## ---- chunk 48

 
  
glmdata$period <- as.factor(glmdata$period) %>% relevel(glmdata$period, ref = "P1")
simple_logistic_fit <- glm(formula= period ~ IHV_24, family = binomial(link = "logit"), 
    data = glmdata)
summary(simple_logistic_fit)
## ---- chunk 49
exp(0.02054*5)
## ---- chunk 50
test_logistic_fit <- glm(formula= period ~ IHV_24 + Sug_Dur + smoker +Ethnicity +XCT  , family = binomial(link = "logit"), 
    data = glmdata)
summary(test_logistic_fit)
## ---- chunk 51
full_logistic_fit <- glm(formula= period ~ IHV_24+ age+Ethnicity +BMI +PMM +PRM + PPV+ Reop+Urgent +Sug_Dur +Pri_MI +smoker+lung+ PFT +RFD + PAD+ POBPT+ TBU+ XCT+ CPBT, family = binomial(link = "logit"), data = glmdata)
summary(full_logistic_fit)

## ---- chunk 52
back_logistic_fit_1 <- glm(formula= period ~ IHV_24+Ethnicity +BMI +PMM +PRM + PPV+ Reop+Urgent +Sug_Dur +Pri_MI +smoker+lung+ PFT +RFD + PAD+ POBPT+ TBU+ XCT+ CPBT, family = binomial(link = "logit"), data = glmdata)
summary(back_logistic_fit_1)
## ---- chunk 53
back_logistic_fit_2 <- glm(formula= period ~ IHV_24+Ethnicity +PMM +PRM + PPV+ Reop+Urgent +Sug_Dur +Pri_MI +smoker+lung+ PFT +RFD + PAD+ POBPT+ TBU+ XCT+ CPBT, family = binomial(link = "logit"), data = glmdata)
summary(back_logistic_fit_2)
## ---- chunk 54
back_logistic_fit_3 <- glm(formula= period ~ IHV_24+Ethnicity +PMM + PPV+ Reop+Urgent +Sug_Dur +Pri_MI +smoker+lung+ PFT +RFD + PAD+ POBPT+ TBU+ XCT+ CPBT, family = binomial(link = "logit"), data = glmdata)
summary(back_logistic_fit_3)
## ---- chunk 55
back_logistic_fit_4 <- glm(formula= period ~ IHV_24+Ethnicity +PMM + PPV+Urgent +Sug_Dur +Pri_MI +smoker+lung+ PFT +RFD + PAD+ POBPT+ TBU+ XCT+ CPBT, family = binomial(link = "logit"), data = glmdata)
summary(back_logistic_fit_4)
## ---- chunk 56
back_logistic_fit_5 <- glm(formula= period ~ IHV_24+Ethnicity +PMM + PPV +Sug_Dur +Pri_MI +smoker+lung+ PFT +RFD + PAD+ POBPT+ TBU+ XCT+ CPBT, family = binomial(link = "logit"), data = glmdata)
summary(back_logistic_fit_5)
## ---- chunk 57
back_logistic_fit_6 <- glm(formula= period ~ IHV_24+Ethnicity +PMM + PPV +Sug_Dur +Pri_MI +smoker+lung+ PFT +RFD + PAD+ POBPT+ XCT+ CPBT, family = binomial(link = "logit"), data = glmdata)
summary(back_logistic_fit_6)
## ---- chunk 58
back_logistic_fit_7 <- glm(formula= period ~ IHV_24+Ethnicity +PMM + PPV +Sug_Dur +Pri_MI +lung+ PFT +RFD + PAD+ POBPT+ XCT+ CPBT, family = binomial(link = "logit"), data = glmdata)
summary(back_logistic_fit_7)
## ---- chunk 59
back_logistic_fit_8 <- glm(formula= period ~ IHV_24+Ethnicity +PMM + PPV +Sug_Dur +Pri_MI +smoker+lung+ PFT  + PAD+ POBPT+ XCT+ CPBT, family = binomial(link = "logit"), data = glmdata)
summary(back_logistic_fit_8)
## ---- chunk 60
back_logistic_fit_9 <- glm(formula= period ~ IHV_24+Ethnicity +PMM + PPV +Sug_Dur +Pri_MI +smoker+lung+ PFT  + PAD+ XCT+ CPBT, family = binomial(link = "logit"), data = glmdata)
summary(back_logistic_fit_9)
## ---- chunk 61
back_logistic_fit_10 <- glm(formula= period ~ IHV_24+Ethnicity +PMM + PPV +Sug_Dur +Pri_MI +smoker+lung+ PFT + XCT+ CPBT, family = binomial(link = "logit"), data = glmdata)
summary(back_logistic_fit_10)
## ---- chunk 62
back_logistic_fit_11 <- glm(formula= period ~ IHV_24+Ethnicity +PMM + PPV +Sug_Dur +smoker+lung+ PFT + XCT+ CPBT, family = binomial(link = "logit"), data = glmdata)
summary(back_logistic_fit_11)
## ---- chunk 63
back_logistic_fit_12 <- glm(formula= period ~ IHV_24+Ethnicity +PMM + PPV +Sug_Dur +smoker+ PFT + XCT+ CPBT, family = binomial(link = "logit"), data = glmdata)
summary(back_logistic_fit_12)
## ---- chunk 64
back_logistic_fit_12 <- glm(formula= period ~ IHV_24+Ethnicity +PMM + PPV +Sug_Dur +smoker+ PFT + CPBT, family = binomial(link = "logit"), data = glmdata)
summary(back_logistic_fit_12)
## ---- chunk 65
back_logistic_fit_13 <- glm(formula= period ~ IHV_24+Ethnicity +PMM + PPV +Sug_Dur +smoker+ PFT , family = binomial(link = "logit"), data = glmdata)
summary(back_logistic_fit_13)
## ---- chunk 66
back_logistic_fit_14 <- glm(formula= period ~ IHV_24+Ethnicity +PMM  +Sug_Dur +smoker+ PFT , family = binomial(link = "logit"), data = glmdata)
summary(back_logistic_fit_14)
## ---- chunk 67
back_logistic_fit_15 <- glm(formula= period ~ IHV_24+Ethnicity   +Sug_Dur +smoker+ PFT , family = binomial(link = "logit"), data = glmdata)
summary(back_logistic_fit_15)
## ---- chunk 68
back_logistic_fit_16 <- glm(formula= period ~ IHV_24+Ethnicity +smoker+ PFT , family = binomial(link = "logit"), data = glmdata)
summary(back_logistic_fit_16)
## ---- chunk 69
final_logistic_fit <- back_logistic_fit_15
summary(final_logistic_fit)
final_logistic_fit$coefficients

IHV_24_OR <- exp(final_logistic_fit$coefficients[2]*5) %>% print()
rest_OR <- exp(final_logistic_fit$coefficients[3:10]) %>% print()
exp(0.02094841)
## ---- chunk 70
exp(5*0.02054 )
## ---- chunk 71
desdata$Hos_LOS[desdata$period == "P1"] %>% na.omit() %>% length()
summary(desdata$Hos_LOS[desdata$period == "P1"])
desdata$Hos_LOS[desdata$period == "P1"] %>% na.omit() %>% sd()
desdata$Hos_LOS[desdata$period == "P2"] %>% na.omit() %>% length()
summary(desdata$Hos_LOS[desdata$period == "P2"])
desdata$Hos_LOS[desdata$period == "P2"] %>% na.omit() %>% sd()
desdata$Hos_LOS %>% na.omit() %>% length()
summary(desdata$Hos_LOS)
desdata$Hos_LOS %>% na.omit() %>% sd()
## ---- chunk 72
var.test(desdata$Hos_LOS[desdata$period == "P2"], desdata$Hos_LOS[desdata$period == "P1"])
t.test(x= desdata$Hos_LOS[desdata$period == "P1"], y = desdata$Hos_LOS[desdata$period == "P2"], paired = FALSE, var.equal = FALSE, conf.level = 0.95)
## ---- chunk 73

par(mfrow=c(1,1))
hist(desdata$Hos_LOS[desdata$period == "P1"], main = "Histogram of Ventilation Duration in Day Shift", breaks = 24, xlab = "Hospital LOS")
hist(desdata$Hos_LOS[desdata$period == "P2"], main = "Histogram of Ventilation Duration in Night Shift",breaks = 12, xlab = "Hospital LOS")

## ---- chunk 74
desdata$ICU_LOS[desdata$period == "P1"] %>% na.omit() %>% length()
summary(desdata$ICU_LOS[desdata$period == "P1"])
desdata$ICU_LOS[desdata$period == "P1"] %>% na.omit() %>% sd()
desdata$ICU_LOS[desdata$period == "P2"] %>% na.omit() %>% length()
summary(desdata$ICU_LOS[desdata$period == "P2"])
desdata$ICU_LOS[desdata$period == "P2"] %>% na.omit() %>% sd()
desdata$ICU_LOS %>% na.omit() %>% length()
summary(desdata$ICU_LOS)
desdata$ICU_LOS %>% na.omit() %>% sd()
## ---- chunk 75
var.test(desdata$ICU_LOS[desdata$period == "P2"], desdata$ICU_LOS[desdata$period == "P1"])
t.test(x= desdata$ICU_LOS[desdata$period == "P1"], y = desdata$ICU_LOS[desdata$period == "P2"], paired = FALSE, var.equal = FALSE, conf.level = 0.95)
## ---- chunk 76
logistic_fit_ICU_LOS <- glm(formula= period ~ ICU_LOS+Ethnicity +smoker+ PFT , family = binomial(link = "logit"), data = glmdata)
summary(logistic_fit_ICU_LOS)
## ---- chunk 77

#glmdata$Reintub[desdata$Reintub == "Unknown"] <- NA

length(glmdata$Reintub)
sum(is.na(glmdata$Reintub))
sum(is.na(glmdata$Reintub)) / length(glmdata$Reintub)
table(glmdata$Reintub)

#table(glmdata$Reintub) / length(glmdata$Reintub)
paste(round(100*(table(glmdata$Reintub) / 861), 2), "%", sep="")

length(glmdata$Reintub[glmdata$period == "P1"])
length(glmdata$Reintub[glmdata$period == "P2"])

sum(is.na(glmdata$Reintub[glmdata$period == "P1"]))
sum(is.na(glmdata$Reintub[glmdata$period == "P2"]))

table(glmdata$Reintub[glmdata$period == "P1"]) 
table(glmdata$Reintub[glmdata$period == "P2"]) 

#table(glmdata$Reintub[glmdata$period == "P1"]) / length(glmdata$Reintub[glmdata$period == "P1"])
paste(round(100*(table(glmdata$Reintub[glmdata$period == "P1"]) / length(glmdata$Reintub[glmdata$period == "P1"])), 2), "%", sep="")

#table(glmdata$Reintub[glmdata$period == "P2"]) / length(glmdata$Reintub[glmdata$period == "P2"])
paste(round(100*(table(glmdata$Reintub[glmdata$period == "P2"]) / length(glmdata$Reintub[glmdata$period == "P2"])), 2), "%", sep="")

chisq.test(glmdata$Reintub,glmdata$period, correct = FALSE)
## ---- chunk 78
#desdata$Post_pneu[desdata$Post_pneu == "Not documented"] <- NA
length(desdata$Post_pneu)
sum(is.na(desdata$Post_pneu))
sum(is.na(desdata$Post_pneu)) / length(desdata$Post_pneu)
table(desdata$Post_pneu)

#table(desdata$Post_pneu) / length(desdata$Post_pneu)
paste(round(100*(table(desdata$Post_pneu) / 861), 2), "%", sep="")

length(desdata$Post_pneu[desdata$period == "P1"])
length(desdata$Post_pneu[desdata$period == "P2"])

sum(is.na(desdata$Post_pneu[desdata$period == "P1"]))
sum(is.na(desdata$Post_pneu[desdata$period == "P2"]))

table(desdata$Post_pneu[desdata$period == "P1"]) 
table(desdata$Post_pneu[desdata$period == "P2"]) 

#table(desdata$Post_pneu[desdata$period == "P1"]) / length(desdata$Post_pneu[desdata$period == "P1"])
paste(round(100*(table(desdata$Post_pneu[desdata$period == "P1"]) / length(desdata$Post_pneu[desdata$period == "P1"])), 2), "%", sep="")

#table(desdata$Post_pneu[desdata$period == "P2"]) / length(desdata$Post_pneu[desdata$period == "P2"])
paste(round(100*(table(desdata$Post_pneu[desdata$period == "P2"]) / length(desdata$Post_pneu[desdata$period == "P2"])), 2), "%", sep="")


fisher.test(desdata$Post_pneu,desdata$period)
## ---- chunk 79

#glmdata$Re_ICU [desdata$Re_ICU  != "No" | desdata$Re_ICU !="Unknown"] <- "Yes"
#glmdata$Re_ICU [desdata$Re_ICU  == "No"] <- "No"
#glmdata$Re_ICU [desdata$Re_ICU  == "Unknown"] <- NA


length(glmdata$Re_ICU )
sum(is.na(glmdata$Re_ICU ))
sum(is.na(glmdata$Re_ICU )) / length(glmdata$Re_ICU )
table(glmdata$Re_ICU )

#table(glmdata$Re_ICU ) / length(glmdata$Re_ICU )
paste(round(100*(table(glmdata$Re_ICU ) / (length(na.omit(glmdata$Re_ICU )))), 2), "%", sep="")

length(na.omit(glmdata$Re_ICU [glmdata$period == "P1"]))
length(na.omit(glmdata$Re_ICU [glmdata$period == "P2"]))

sum(is.na(glmdata$Re_ICU [glmdata$period == "P1"]))
sum(is.na(glmdata$Re_ICU [glmdata$period == "P2"]))

table(glmdata$Re_ICU [glmdata$period == "P1"]) 
table(glmdata$Re_ICU [glmdata$period == "P2"]) 

#table(glmdata$Re_ICU [glmdata$period == "P1"]) / length(glmdata$Re_ICU [glmdata$period == "P1"])
paste(round(100*(table(glmdata$Re_ICU [glmdata$period == "P1"]) / length(na.omit(glmdata$Re_ICU [glmdata$period == "P1"]))), 2), "%", sep="")

#table(glmdata$Re_ICU [glmdata$period == "P2"]) / length(glmdata$Re_ICU [glmdata$period == "P2"])
paste(round(100*(table(glmdata$Re_ICU [glmdata$period == "P2"]) / length(na.omit(glmdata$Re_ICU [glmdata$period == "P2"]))), 2), "%", sep="")

chisq.test(glmdata$Re_ICU ,glmdata$period, correct = FALSE)
## ---- chunk 80


glmdata$Mor_disc [desdata$Mor_disc  == "Dead"] <- "Dead"
glmdata$Mor_disc [desdata$Mor_disc  != "Dead"] <- "Alive"


length(glmdata$Mor_disc )
sum(is.na(glmdata$Mor_disc ))
sum(is.na(glmdata$Mor_disc )) / length(glmdata$Mor_disc )
table(glmdata$Mor_disc )

#table(glmdata$Mor_disc ) / length(glmdata$Mor_disc )
paste(round(100*(table(glmdata$Mor_disc ) / (length(na.omit(glmdata$Mor_disc )))), 2), "%", sep="")

length(na.omit(glmdata$Mor_disc [glmdata$period == "P1"]))
length(na.omit(glmdata$Mor_disc [glmdata$period == "P2"]))

sum(is.na(glmdata$Mor_disc [glmdata$period == "P1"]))
sum(is.na(glmdata$Mor_disc [glmdata$period == "P2"]))

table(glmdata$Mor_disc [glmdata$period == "P1"]) 
table(glmdata$Mor_disc [glmdata$period == "P2"]) 

#table(glmdata$Mor_disc [glmdata$period == "P1"]) / length(glmdata$Mor_disc [glmdata$period == "P1"])
paste(round(100*(table(glmdata$Mor_disc [glmdata$period == "P1"]) / length(na.omit(glmdata$Mor_disc [glmdata$period == "P1"]))), 2), "%", sep="")

#table(glmdata$Mor_disc [glmdata$period == "P2"]) / length(glmdata$Mor_disc [glmdata$period == "P2"])
paste(round(100*(table(glmdata$Mor_disc [glmdata$period == "P2"]) / length(na.omit(glmdata$Mor_disc [glmdata$period == "P2"]))), 2), "%", sep="")

fisher.test(glmdata$Mor_disc ,glmdata$period)
